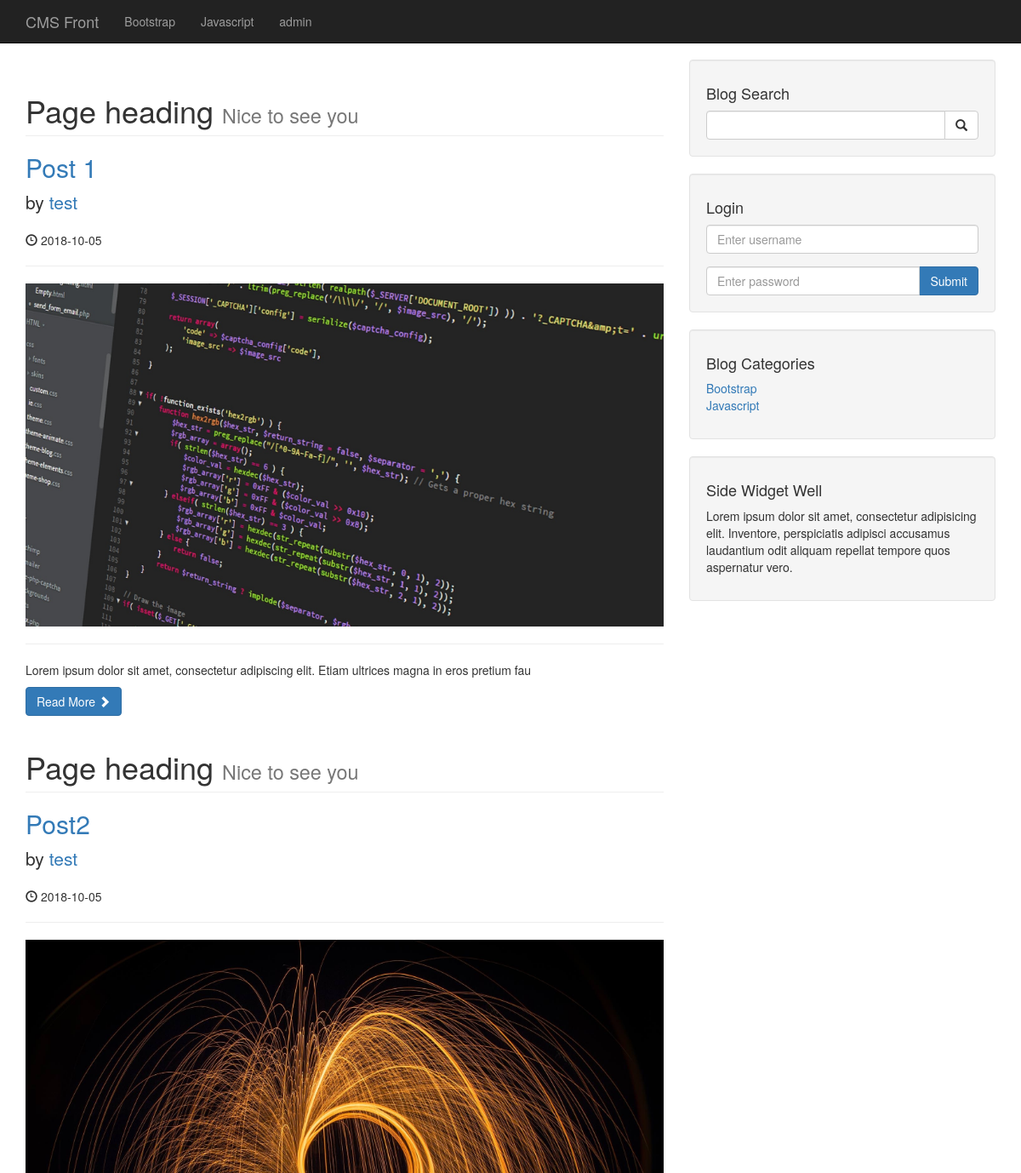
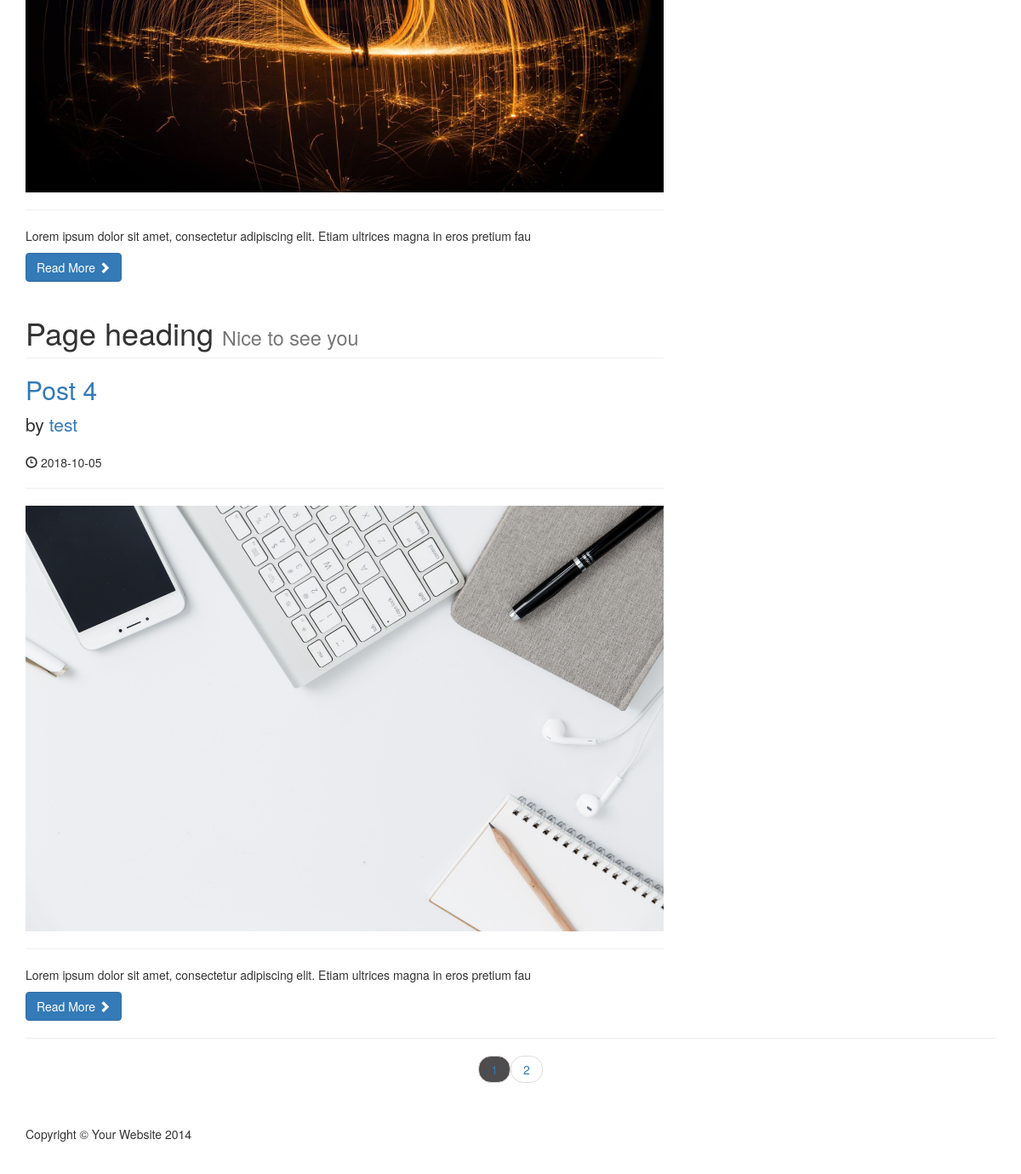
The page / on the database its author committed (2 pictures, top to bottom).
### tables this page shows
CREATE TABLE `category` (
  `cat_id` int(3) NOT NULL,
  `cat_title` varchar(255) NOT NULL
);

CREATE TABLE `posts` (
  `post_id` int(3) NOT NULL,
  `post_cat_id` int(3) NOT NULL,
  `post_title` varchar(255) NOT NULL,
  `post_author` varchar(255) NOT NULL,
  `post_date` date NOT NULL,
  `post_img` text NOT NULL,
  `post_content` text NOT NULL,
  `post_tags` varchar(255) NOT NULL,
  `post_com_count` int(11) NOT NULL,
  `post_status` varchar(255) NOT NULL DEFAULT 'draft',
  `post_views` int(11) NOT NULL
);

### index.php (the view)
<?php include("inc/data.php"); ?>
<?php include("inc/header.php"); ?>
<?php include("inc/nav.php"); ?>
    <div class="container">
        <div class="row">
            <div class="col-md-8">
				<?php
					$per_page = 3;
					if(isset($_GET['page'])){
						$page = $_GET['page'];
					}else{
						$page = 1;
					}
					if($page == 0 || $page == 1){
						$page_1 = 0;
					}else{
						$page_1 = ( $page * $per_page) - $per_page;
					}
					$count_query = "SELECT * FROM posts WHERE post_status = 'published' ";
					$find_posts = mysqli_query($connection, $count_query);
					$num = mysqli_num_rows($find_posts);
					$count = ceil($num / $per_page);
					$query1 = "SELECT * FROM posts WHERE post_status = 'published' LIMIT $page_1,{$per_page} ";
					$select_posts= mysqli_query($connection, $query1);
						while($row = mysqli_fetch_assoc($select_posts)){
							$post_id= $row['post_id'];
							$post_title= $row['post_title'];
							$post_author= $row['post_author'];
							$post_date= $row['post_date'];
							$post_img= $row['post_img'];
							$post_content= substr($row['post_content'], 0, 100);
							?>
							<h1 class="page-header">
								Page heading
								<small>Nice to see you</small>
							</h1>
							<h2>
								<a href="post.php?p_id=<?php echo $post_id; ?>"><?php echo $post_title; ?></a>
							</h2>
							<p class="lead">
								by <a href="post_author.php?author=<?php echo $post_author; ?>&p_id=<?php echo $post_id; ?>"><?php echo $post_author; ?></a>
							</p>
							<p><span class="glyphicon glyphicon-time"></span> <?php echo $post_date; ?></p>
							<hr>
							<a href="post.php?p_id=<?php echo $post_id; ?>">
							<img class="img-responsive" src="img/<?php echo $post_img; ?>" alt="">
							</a>
							<hr>
							<p><?php echo $post_content; ?></p>
							<a class="btn btn-primary" href="post.php?p_id=<?php echo $post_id; ?>">Read More <span class="glyphicon glyphicon-chevron-right"></span></a>
				<?php	} ?>
            </div>
            <?php include('inc/sidebar.php'); ?>
        </div>
        <hr>
		<ul class="pager">
			<?php
			for( $j =1; $j <= $count; $j++){
				if($j == $page){
					echo "<li ><a class= 'active' href='index.php?page={$j}' >{$j}</a></li>";
				}else{
					echo "<li><a href='index.php?page={$j}'>{$j}</a></li>";
				}
			}
			?>
		</ul>
<?php include("inc/footer.php"); ?>

### inc/header.php (shortened to what this page needs)
<!DOCTYPE html>
<html lang="en">
<head>
    <link href="css/bootstrap.min.css" rel="stylesheet">
    <link href="css/blog-home.css" rel="stylesheet">
</head>
<body>

### inc/nav.php (shortened to what this page needs)
<nav class="navbar navbar-inverse navbar-fixed-top" role="navigation">
    <div class="container">
        <div class="navbar-header">
            <a class="navbar-brand" href="./index.php">CMS Front</a>
        </div>
        <div class="collapse navbar-collapse" id="bs-example-navbar-collapse-1">
            <ul class="nav navbar-nav">
	<?php
		$query= "SELECT * FROM category";
		$select_cat= mysqli_query($connection, $query);
		while($row= mysqli_fetch_assoc($select_cat)){
			$catt= $row['cat_title'];
			$id= $row['cat_id'];
			echo "<li><a href='category.php?category=$id'>{$catt}</a></li>";
		}
	?>
	<li><a href="admin">admin</a></li>
            </ul>
        </div>
    </div>
</nav>

### inc/sidebar.php
        <div class="col-md-4">
            <div class="well">
                <h4>Blog Search</h4>
	<form action="search.php" method="post">
		<div class="input-group">
			<input name="search" type="text" class="form-control">
			<span class="input-group-btn">
				<button name="submit" class="btn btn-default" type="submit">
					<span class="glyphicon glyphicon-search"></span>
			</button>
			</span>
		</div>
	</form>
            </div>
            <div class="well">
                <h4>Login</h4>
	<form action="inc/login.php" method="post">
		<div class="form-group">
			<input name="username" type="text" class="form-control" placeholder= "Enter username">
		</div>
		<div class="input-group">
			<input name="password" type="password" class="form-control" placeholder= "Enter password">
			<span class="input-group-btn">
				<button class="btn btn-primary" name="login" type="submit">Submit</button>
			</span>
		</div>
	</form>
            </div>
            <div class="well">
<?php
	$query= "SELECT * FROM category ";
	$select_cat_side= mysqli_query($connection, $query);
?>
                <h4>Blog Categories</h4>
                <div class="row">
                    <div class="col-lg-12">
                        <ul class="list-unstyled">
                            <?php
					while($row= mysqli_fetch_assoc($select_cat_side)){
						$catt= $row['cat_title'];
						$id= $row['cat_id'];
						echo "<li><a href='category.php?category=$id'>{$catt}</a></li>";
					}
				?>
                        </ul>
                    </div>
                </div>
            </div>
            <div class="well">
	<h4>Side Widget Well</h4>
	<p>Lorem ipsum dolor sit amet, consectetur adipisicing elit.
	Inventore, perspiciatis adipisci accusamus laudantium odit aliquam repellat tempore quos aspernatur vero.</p>
</div>
        </div>

### inc/footer.php (shortened to what this page needs)
        <footer>
            <div class="row">
                <div class="col-lg-12">
                    <p>Copyright &copy; Your Website 2014</p>
                </div>
            </div>
        </footer>
    </div>
</body>
</html>

### css/blog-home.css (style rules this page uses)
body { padding-top: 70px; }
footer { margin: 50px 0; }
.pager li .active { background: #4e4c4c !important; }

### rows shown on the page
category: cat_title "Bootstrap"
category: cat_title "Javascript"
posts: post_title "Post 1", post_author "test", post_date "2018-10-05", post_img (picture), post_content "Lorem ipsum dolor sit amet, consectetur adipiscing elit. Etiam ultrices magna in eros pretium fau"
posts: post_title "Post2", post_author "test", post_date "2018-10-05", post_img (picture), post_content "Lorem ipsum dolor sit amet, consectetur adipiscing elit. Etiam ultrices magna in eros pretium fau"
posts: post_title "Post 4", post_author "test", post_date "2018-10-05", post_img (placeholder picture), post_content "Lorem ipsum dolor sit amet, consectetur adipiscing elit. Etiam ultrices magna in eros pretium fau"
